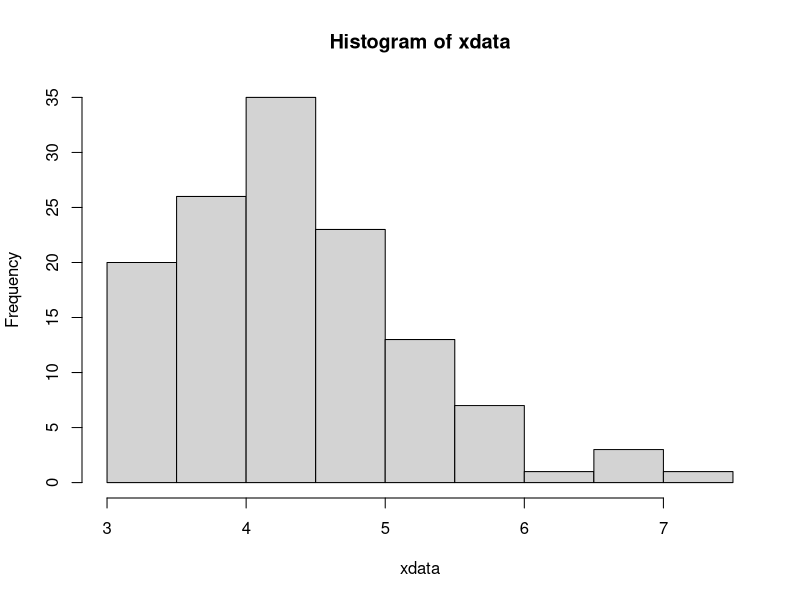
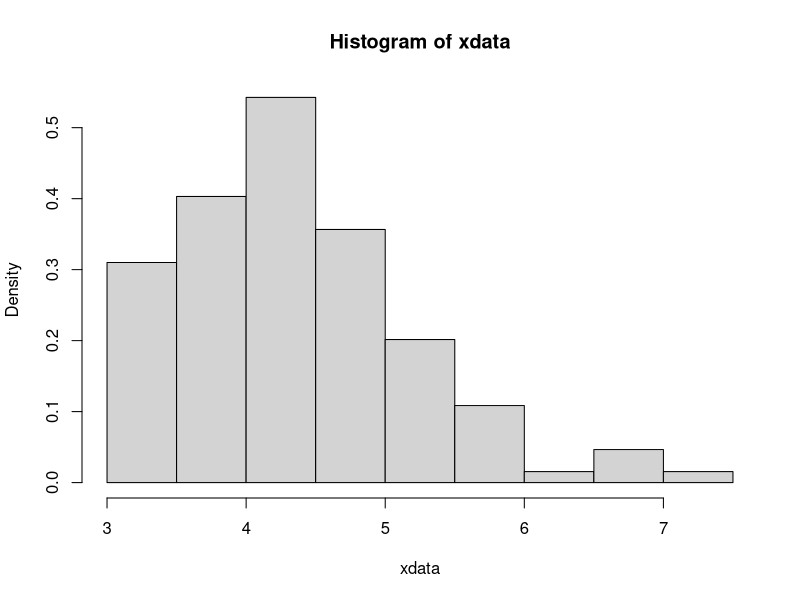

R code for these plots, in order:
# problem 7a
xvec <- c(5,15,26,35,23,13,7,1,3,1)
xvec
sum(xvec[1:4])
sum(xvec)
sum(xvec[1:4]/sum(xvec))
xvecquot <- sum(xvec[1:4]/sum(xvec))
xvecquot
round(xvecquot, 3)

# problem 7b
xvec <- c(5,15,26,35,23,13,7,1,3,1)
xvec
sum(xvec[7:10])
sum(xvec)
ans <- sum(xvec[7:10]/sum(xvec))
round(ans, 3)

# problem 7c
xdata <- c(rep(3,xvec[1]), rep(3.5,xvec[2]), rep(4,xvec[3]), rep(4.5,xvec[4]), rep(5,xvec[5]), rep(5.5,xvec[6]), 
           rep(6,xvec[7]), rep(6.5,xvec[8]), rep(7,xvec[9]), rep(7.5,xvec[10])) 
xdata  # display xdata so we can see what we did
hist(xdata)

# problem 7d
library(repr) # loading the library that let's us control plot size
options(repr.plot.width=5, repr.plot.height=4) # specifying the plot size we want
hist(xdata, probability = T)

# problem 8
vec <- c(6.5, 7.9, 9.2, 10.0, 10.7, 12.0, 12.5, 14.5, 14.9, 21.9)
vec
mean(vec)
median(vec)

# problem 9
xvec <- .001 * c(720, 841, 869, 902, 924, 936, 980, 1008, 1038, 1046, 1084, 1113, 1134, 1152, 1262, 1037)
xvec # make sure my xvec is right!
ansmean <- mean(xvec)
round(ansmean, 4)
ansmedian <- median(xvec)
round(ansmedian, 4)
# problem 9b
sort(xvec)
length(xvec)
sort(xvec)[8:9]
median(xvec)

x <- c(1.038)
x

1.350 - 1.038

# problem 10a
x <- c("F", "F", "S", "S", "F", "F", "S", "S", "F", "F")
x
x == "S"
sum(x == "S")
ans <- sum(x == "S")/length(x)
ans

# problem 10b 
x <- c(0, 0, 1, 1, 0, 0, 1, 1, 0, 0)
x
mean(x)

# problem 10c
table(x)
0.72 * 25

# problem 11a
xvec <- c(180.6, 181.7, 180.9, 181.5, 182.5, 181.7, 181.4, 182.1, 182.1, 180.2, 181.8, 180.4)
xvec
max(xvec) - min(xvec)
var(xvec)
sd(xvec)
sum(xvec^2)
length(xvec)*mean(xvec)^2
sort(xvec)
sum(xvec) # sum of all observations
sum(xvec^2) # sum of of squares of observations
s <- 394913.7 - 2176.9^2/12
s
ans <- s^2/12-1
ans
